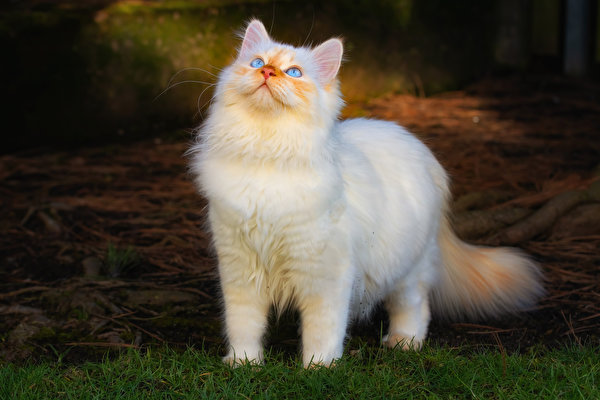
#> input picture images/image004.jpg, 600 x 400 px
$ python main.py
#> lines starting #> are read from the running program, lines starting #| are printed output that depends on the picture
import cv2 as cv
import numpy as np
import pathlib

abs_path = pathlib.Path(__file__).parent.resolve()

if __name__ == "__main__":
    try:
        image1 = cv.imread(f'{abs_path}/../images/image004.jpg')
#> image1 is the input picture: shape (400, 600, 3); mean B, G, R 54.6, 69.3, 75.5
        image2 = cv.imread(f'{abs_path}/../images/image005.jpg')
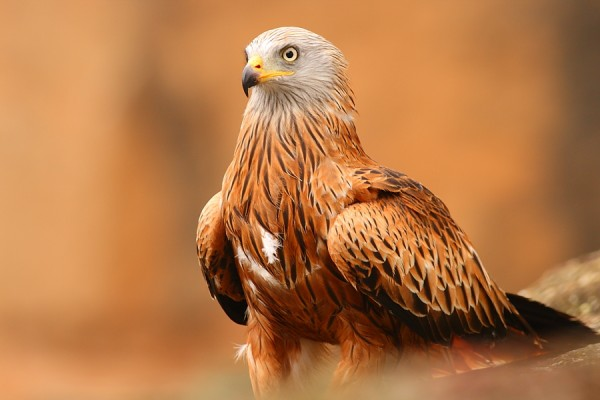
#> input picture images/image005.jpg, 600 x 400 px
#> image2 is the input picture: shape (400, 600, 3); mean B, G, R 70.9, 120.1, 180.6
        # res = cv.add(image1, image2)
        # res = cv.addWeighted(image1, 0.5, image2, 0.5, 0)
        # cv.imshow('Image', res)

        res1 = cv.subtract(image1, image2)
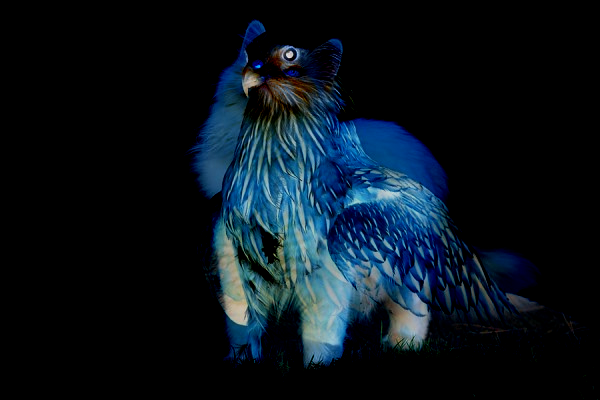
#> res1: shape (400, 600, 3); mean B, G, R 27.5, 19.2, 9.2
        res2 = cv.absdiff(image1, image2)
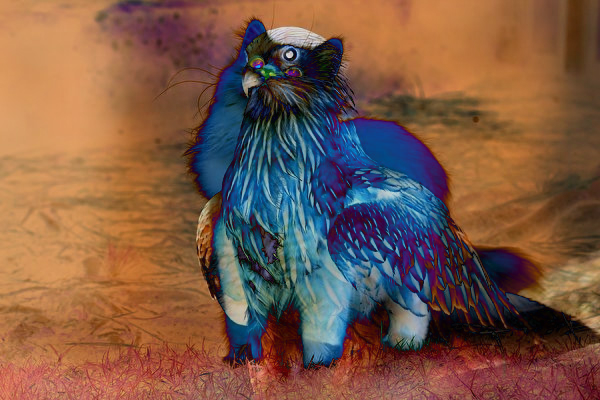
#> res2: shape (400, 600, 3); mean B, G, R 71.3, 89.3, 123.6
        cv.imshow('Image1', np.hstack([res1, res2]))
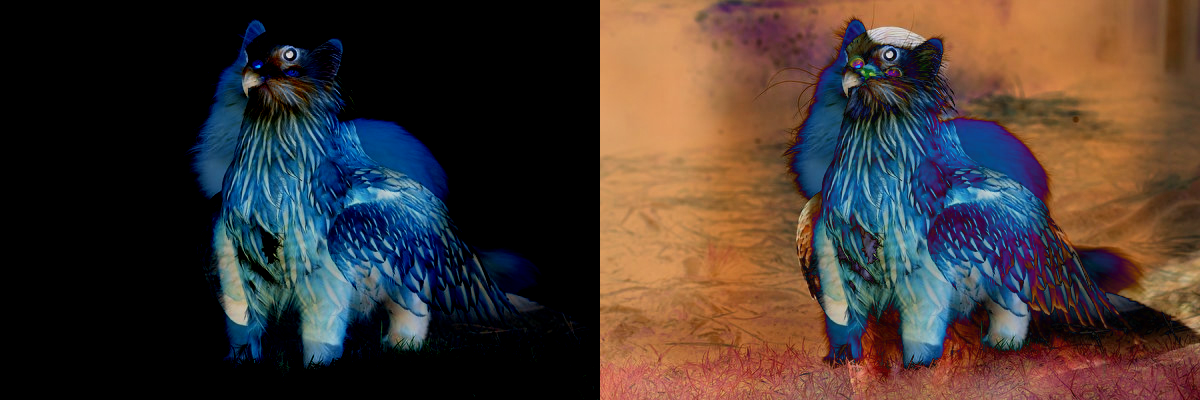
#> window 'Image1': shape (400, 1200, 3); mean B, G, R 49.4, 54.3, 66.4
        cv.imshow('Image2', res1)
        cv.imshow('Image3', res2)
        cv.waitKey(0)
    except KeyboardInterrupt:
        print('Interrupted')
    except Exception as e:
        print(e)
    finally:
        cv.destroyAllWindows()
